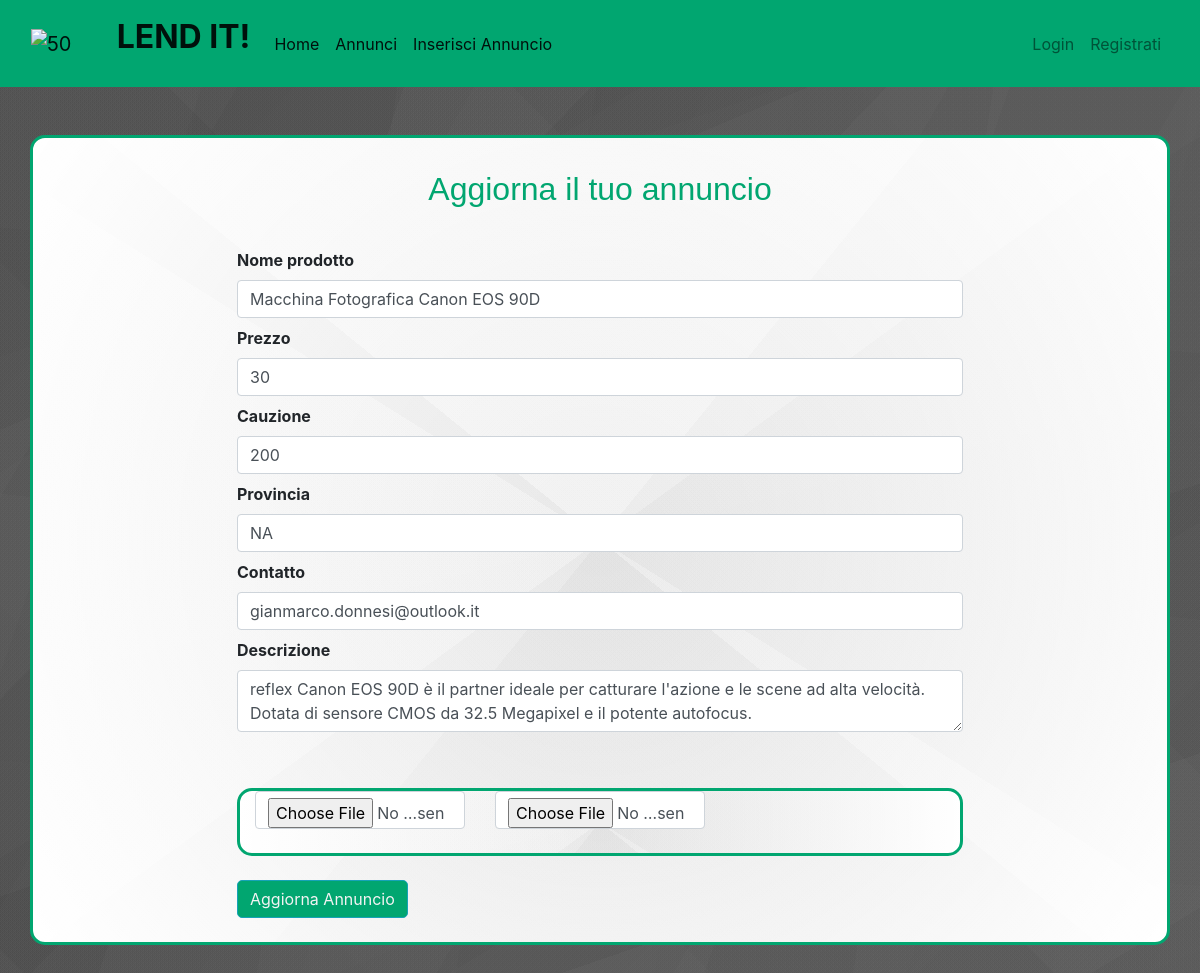
Screenshot of /updateproduct1 with the database file from the repository.
### market/models.py (models this page shows, shortened)
class Item(db.Model):
    id = db.Column(db.Integer(), primary_key=True)
    name = db.Column(db.String(length=30), nullable=False, unique=True)
    price = db.Column(db.Integer(), nullable=False)
    cauzione = db.Column(db.Integer(), nullable=False)
    provincia = db.Column(db.String(length=2), nullable=False)
    description = db.Column(db.String(length=2000), nullable=False, unique=True)
    contatto = db.Column(db.String(length=60), nullable=False, unique=True)
    owner = db.Column(db.Integer(), db.ForeignKey('user.id'))
    image1 = db.Column(db.String(150), nullable=False)
    image2 = db.Column(db.String(150), nullable=False)

### market/routes.py (the view, shortened to what this page needs)
@app.route('/updateproduct<int:id>', methods=['POST', 'GET'])
def updateproduct(id):
    item = Item.query.get_or_404(id)
    form = Addproducts(request.form)
    form.nome.data = item.name
    form.price.data = item.price
    form.caution.data = item.cauzione
    form.province.data = item.provincia
    form.contact.data = item.contatto
    form.description.data = item.description
    return render_template('aggiorna_annuncio.html', form=form, item=item)

### market/forms.py
class Addproducts(Form):
    nome = StringField('Nome prodotto', [validators.DataRequired()])
    price = IntegerField('Prezzo', [validators.DataRequired()])
    caution = IntegerField('Cauzione', [validators.DataRequired()])
    province = StringField('Provincia', validators=[Length(max=2), DataRequired()])
    contact = StringField('Contatto', validators=[Length(max=50), DataRequired()])
    description = TextAreaField('Descrizione', validators=[Length(max=180), DataRequired()])
    submit = SubmitField(label='Inserisci Annuncio')
    image_1 = FileField('Prima immagine', validators=[FileRequired(), FileAllowed(['jpg', 'png', 'jpeg'])])
    image_2 = FileField('Seconda immagine', validators=[FileRequired(), FileAllowed(['jpg', 'png', 'jpeg'])])

### market/templates/aggiorna_annuncio.html (shortened to what this page needs)
{% extends 'base.html' %}
{% block content %}
    <div class="container1">
    <br><br>
<div class = "container" >
     <div class="row">
     <div class="col-md-2"></div>
     <div class="col-md-8">
         <br>
         <h2 class="text-center  p-2">Aggiorna il tuo annuncio</h2>
         <br>
         {%  from "_formhelpers.html" import render_field %}
         <form action="" method="POST" enctype="multipart/form-data">
             {{ render_field(form.nome, class="form-control", placeholder="Titolo Annuncio")}}
             {{ render_field(form.price, class="form-control", placeholder="Prezzo P/G")}}
             {{ render_field(form.caution, class="form-control", placeholder="Cauzione")}}
             {{ render_field(form.province, class="form-control", placeholder="Provincia")}}
             {{ render_field(form.contact, class="form-control", placeholder="Contatto (email)")}}
             {{ render_field(form.description, class="form-control", placeholder="Inserisci Descrizione")}}
           <br>
             <br>
             <div class="container">
                 <div class="row">
                     <div class="col-md-4"><input type="file" name="image1" class="form-control"></div>
                     <div class="col-md-4"><input type="file" name="image2" class="form-control"></div>
                 </div>
                 <br>
             </div>
             <button type="submit" class="btn btn-outline-info mt-4">Aggiorna Annuncio</button>
         </form>
<br>
     </div>
</div>
</div>
    </div>
{% endblock content %}

### market/templates/_formhelpers.html (shortened to what this page needs)
{% macro render_field(field) %}
  <dt>{{ field.label }}
  <dd>{{ field(**kwargs)|safe }}
  </dd>
{% endmacro %}>

### rows the page displays
Item: price "30", description "reflex Canon EOS 90D è il partner ideale per catturare l'azione e le scene ad alta velocità. Dotata di sensore CMOS da 32.5 Megapixel e il potente autofocus."

### other values shown
{{ field.label }} "Nome prodotto Prezzo Cauzione Provincia Contatto Descrizione"
